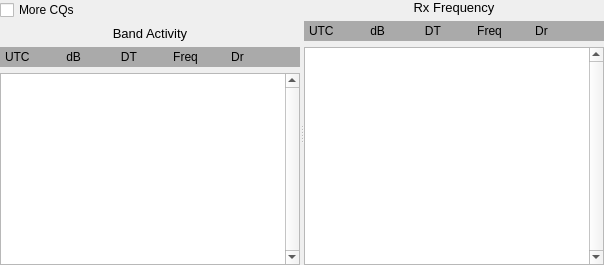
     <widget class="QSplitter" name="splitter">
      <property name="visible">
       <bool>false</bool>
      </property>
      <property name="orientation">
       <enum>Qt::Horizontal</enum>
      </property>
      <widget class="QWidget" name="layoutWidget">
       <layout class="QVBoxLayout" name="verticalLayout_3">
        <item>
         <widget class="QCheckBox" name="cbMoreCQs">
          <property name="visible">
           <bool>false</bool>
          </property>
          <property name="text">
           <string>More CQs</string>
          </property>
         </widget>
        </item>
        <item>
         <widget class="QLabel" name="label_6">
          <property name="maximumSize">
           <size>
            <width>500</width>
            <height>16777215</height>
           </size>
          </property>
          <property name="font">
           <font>
            <pointsize>10</pointsize>
            <weight>50</weight>
            <bold>false</bold>
           </font>
          </property>
          <property name="text">
           <string>Band Activity</string>
          </property>
          <property name="alignment">
           <set>Qt::AlignCenter</set>
          </property>
         </widget>
        </item>
        <item>
         <widget class="QLabel" name="decodedTextLabel">
          <property name="minimumSize">
           <size>
            <width>300</width>
            <height>20</height>
           </size>
          </property>
          <property name="maximumSize">
           <size>
            <width>16777215</width>
            <height>20</height>
           </size>
          </property>
          <property name="palette">
           <palette>
            <active>
             <colorrole role="Base">
              <brush brushstyle="SolidPattern">
               <color alpha="255">
                <red>252</red>
                <green>252</green>
                <blue>252</blue>
               </color>
              </brush>
             </colorrole>
             <colorrole role="Window">
              <brush brushstyle="SolidPattern">
               <color alpha="255">
                <red>170</red>
                <green>170</green>
                <blue>170</blue>
               </color>
              </brush>
             </colorrole>
            </active>
            <inactive>
             <colorrole role="Base">
              <brush brushstyle="SolidPattern">
               <color alpha="255">
                <red>252</red>
                <green>252</green>
                <blue>252</blue>
               </color>
              </brush>
             </colorrole>
             <colorrole role="Window">
              <brush brushstyle="SolidPattern">
               <color alpha="255">
                <red>170</red>
                <green>170</green>
                <blue>170</blue>
               </color>
              </brush>
             </colorrole>
            </inactive>
            <disabled>
             <colorrole role="Base">
              <brush brushstyle="SolidPattern">
               <color alpha="255">
                <red>170</red>
                <green>170</green>
                <blue>170</blue>
               </color>
              </brush>
             </colorrole>
             <colorrole role="Window">
              <brush brushstyle="SolidPattern">
               <color alpha="255">
                <red>170</red>
                <green>170</green>
                <blue>170</blue>
               </color>
              </brush>
             </colorrole>
            </disabled>
           </palette>
          </property>
          <property name="autoFillBackground">
           <bool>true</bool>
          </property>
          <property name="text">
           <string>UTC           dB            DT           Freq          Dr </string>
          </property>
          <property name="textFormat">
           <enum>Qt::PlainText</enum>
          </property>
          <property name="indent">
           <number>5</number>
          </property>
         </widget>
        </item>
        <item>
         <widget class="DisplayText" name="decodedTextBrowser">
          <property name="sizePolicy">
           <sizepolicy hsizetype="Expanding" vsizetype="Expanding">
            <horstretch>0</horstretch>
            <verstretch>10</verstretch>
           </sizepolicy>
          </property>
          <property name="minimumSize">
           <size>
            <width>200</width>
            <height>100</height>
           </size>
          </property>
          <property name="frameShape">
           <enum>QFrame::StyledPanel</enum>
          </property>
          <property name="verticalScrollBarPolicy">
           <enum>Qt::ScrollBarAlwaysOn</enum>
          </property>
          <property name="horizontalScrollBarPolicy">
           <enum>Qt::ScrollBarAsNeeded</enum>
          </property>
          <property name="cursorWidth">
           <number>0</number>
          </property>
          <property name="textInteractionFlags">
           <set>Qt::TextSelectableByKeyboard|Qt::TextSelectableByMouse</set>
          </property>
         </widget>
        </item>
       </layout>
      </widget>
      <widget class="QWidget" name="layoutWidget_1">
       <layout class="QVBoxLayout" name="verticalLayout">
        <item>
         <widget class="QLabel" name="label_7">
          <property name="font">
           <font>
            <pointsize>10</pointsize>
            <weight>50</weight>
            <bold>false</bold>
           </font>
          </property>
          <property name="text">
           <string>Rx Frequency</string>
          </property>
          <property name="alignment">
           <set>Qt::AlignCenter</set>
          </property>
         </widget>
        </item>
        <item>
         <widget class="QLabel" name="decodedTextLabel2">
          <property name="minimumSize">
           <size>
            <width>300</width>
            <height>20</height>
           </size>
          </property>
          <property name="maximumSize">
           <size>
            <width>16777215</width>
            <height>20</height>
           </size>
          </property>
          <property name="palette">
           <palette>
            <active>
             <colorrole role="Base">
              <brush brushstyle="SolidPattern">
               <color alpha="255">
                <red>252</red>
                <green>252</green>
                <blue>252</blue>
               </color>
              </brush>
             </colorrole>
             <colorrole role="Window">
              <brush brushstyle="SolidPattern">
               <color alpha="255">
                <red>170</red>
                <green>170</green>
                <blue>170</blue>
               </color>
              </brush>
             </colorrole>
            </active>
            <inactive>
             <colorrole role="Base">
              <brush brushstyle="SolidPattern">
               <color alpha="255">
                <red>252</red>
                <green>252</green>
                <blue>252</blue>
               </color>
              </brush>
             </colorrole>
             <colorrole role="Window">
              <brush brushstyle="SolidPattern">
               <color alpha="255">
                <red>170</red>
                <green>170</green>
                <blue>170</blue>
               </color>
              </brush>
             </colorrole>
            </inactive>
            <disabled>
             <colorrole role="Base">
              <brush brushstyle="SolidPattern">
               <color alpha="255">
                <red>170</red>
                <green>170</green>
                <blue>170</blue>
               </color>
              </brush>
             </colorrole>
             <colorrole role="Window">
              <brush brushstyle="SolidPattern">
               <color alpha="255">
                <red>170</red>
                <green>170</green>
                <blue>170</blue>
               </color>
              </brush>
             </colorrole>
            </disabled>
           </palette>
          </property>
          <property name="autoFillBackground">
           <bool>true</bool>
          </property>
          <property name="text">
           <string>UTC           dB            DT           Freq          Dr </string>
          </property>
          <property name="textFormat">
           <enum>Qt::PlainText</enum>
          </property>
          <property name="indent">
           <number>5</number>
          </property>
         </widget>
        </item>
        <item>
         <widget class="DisplayText" name="decodedTextBrowser2">
          <property name="enabled">
           <bool>true</bool>
          </property>
          <property name="sizePolicy">
           <sizepolicy hsizetype="MinimumExpanding" vsizetype="MinimumExpanding">
            <horstretch>0</horstretch>
            <verstretch>10</verstretch>
           </sizepolicy>
          </property>
          <property name="minimumSize">
           <size>
            <width>200</width>
            <height>100</height>
           </size>
          </property>
          <property name="verticalScrollBarPolicy">
           <enum>Qt::ScrollBarAlwaysOn</enum>
          </property>
          <property name="cursorWidth">
           <number>0</number>
          </property>
          <property name="textInteractionFlags">
           <set>Qt::TextSelectableByKeyboard|Qt::TextSelectableByMouse</set>
          </property>
         </widget>
        </item>
       </layout>
      </widget>
     </widget>
